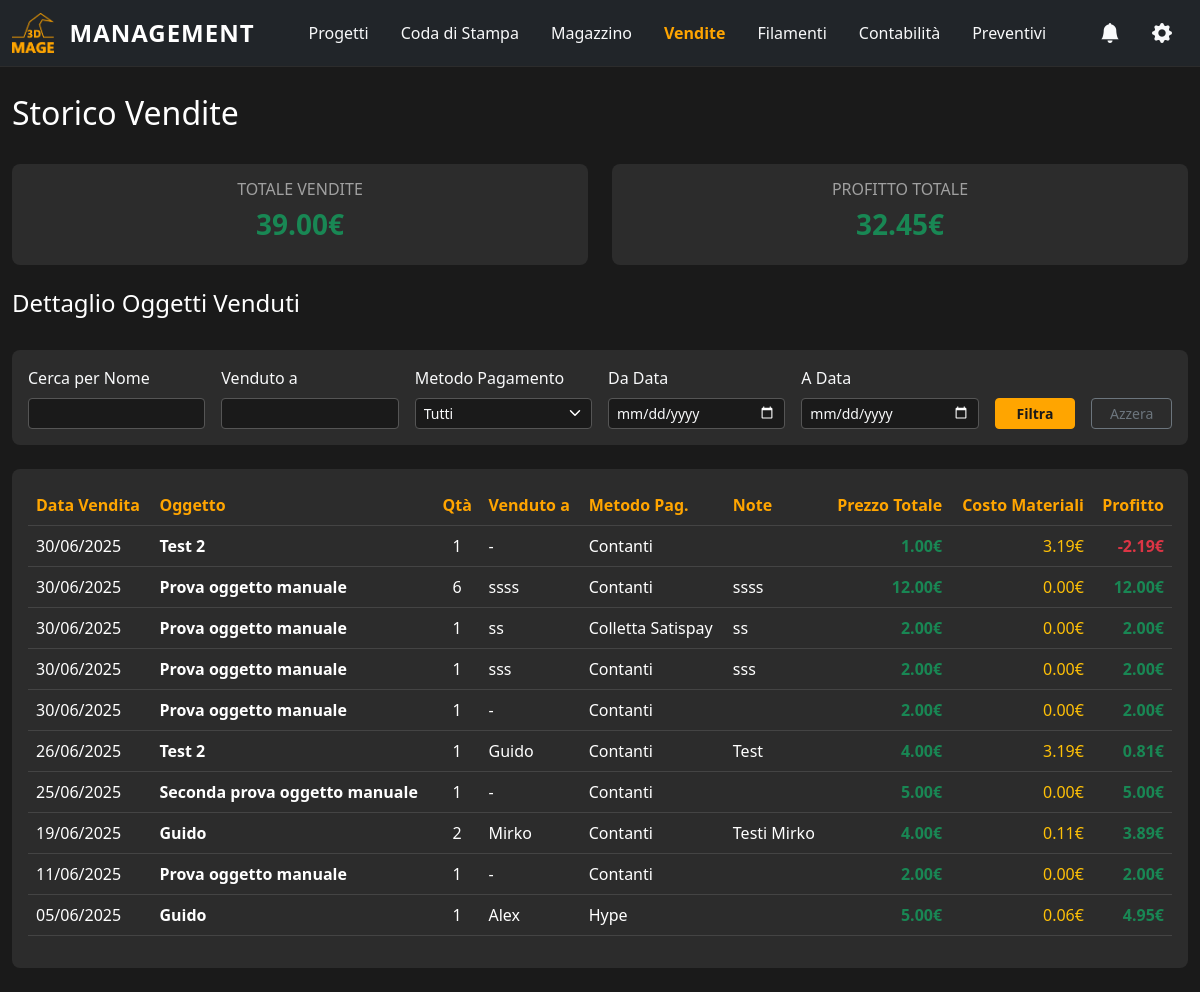
Before: /sales/ with the older database file.
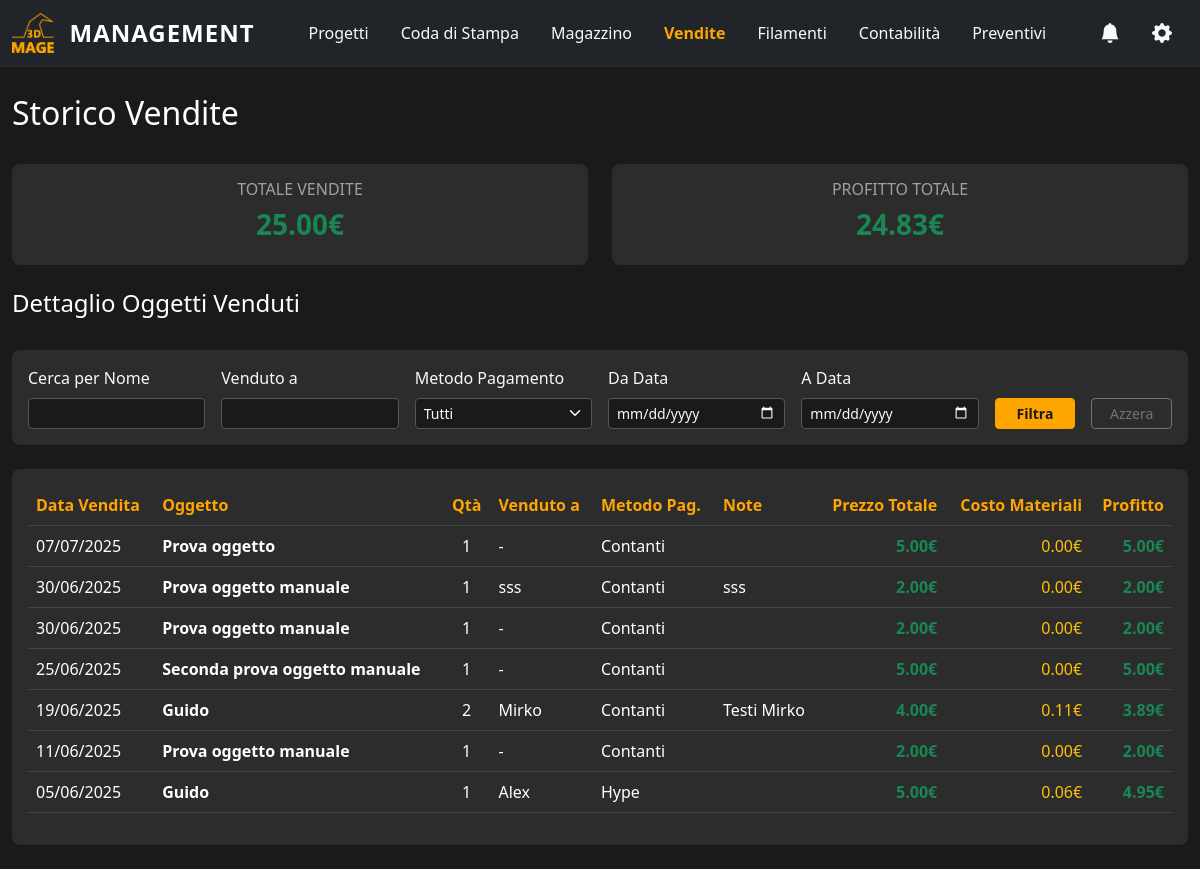
After: the same page with the newer database file.
### app_3dmage_management/models.py (models this page shows, shortened)
class StockItem(models.Model):
    class Status(models.TextChoices):
        POST_PROD = 'POST_PROD', 'Post-Produzione'
        IN_STOCK = 'IN_STOCK', 'A Magazzino'
        CONSIGNMENT = 'CONSIGNMENT', 'Conto Vendita'
        SOLD = 'SOLD', 'Venduto'
    project = models.ForeignKey(Project, on_delete=models.SET_NULL, null=True, blank=True, verbose_name="Progetto Originale")
    custom_id = models.CharField(max_length=10, null=True, blank=True, verbose_name="ID Personalizzato")
    name = models.CharField(max_length=200, verbose_name="Nome Oggetto")
    quantity = models.PositiveIntegerField(default=1, verbose_name="Quantità")
    status = models.CharField(max_length=20, choices=Status.choices, default=Status.POST_PROD, verbose_name="Stato")
    created_at = models.DateTimeField(auto_now_add=True, verbose_name="Aggiunto il")
    material_cost = models.DecimalField(max_digits=10, decimal_places=2, default=0.00, verbose_name="Costo Materiali")
    suggested_price = models.DecimalField(max_digits=10, decimal_places=2, default=0.00, verbose_name="Prezzo di Vendita Previsto")
    sold_at = models.DateField(null=True, blank=True, verbose_name="Data Vendita")
    sale_price = models.DecimalField(max_digits=10, decimal_places=2, null=True, blank=True, verbose_name="Prezzo di Vendita")
    payment_method = models.ForeignKey(PaymentMethod, on_delete=models.SET_NULL, null=True, blank=True, verbose_name="Metodo di Pagamento")
    sold_to = models.CharField(max_length=100, blank=True, verbose_name="Venduto a (o rimborsato da)")
    notes = models.TextField(blank=True, verbose_name="Note sulla vendita")
    class Meta:
        verbose_name = "Oggetto a Magazzino"
        verbose_name_plural = "Oggetti a Magazzino"
        ordering = ['-created_at']

class PaymentMethod(models.Model):
    name = models.CharField(max_length=100, unique=True, verbose_name="Nome Metodo")
    balance = models.DecimalField(max_digits=10, decimal_places=2, default=0.00, verbose_name="Saldo Attuale")
    def __str__(self):
        return self.name
    class Meta:
        verbose_name = "Metodo di Pagamento"
        verbose_name_plural = "Metodi di Pagamento"

### app_3dmage_management/views.py (the view, shortened to what this page needs)
# urls.py: path('sales/', views.sales_dashboard, name='sales_dashboard'),
def sales_dashboard(request):
    search_query = request.GET.get('q', '')
    sold_to_filter = request.GET.get('sold_to', '')
    payment_method_filter = request.GET.get('payment_method', '')
    notes_filter = request.GET.get('notes', '')
    start_date = request.GET.get('start_date', '')
    end_date = request.GET.get('end_date', '')
    sort_by = request.GET.get('sort', 'sold_at')
    order = request.GET.get('order', 'desc')
    order_prefix = '-' if order == 'desc' else ''
    sold_items_query = StockItem.objects.filter(status='SOLD').annotate(
        total_sale_price=F('sale_price') * F('quantity'),
        profit= (F('sale_price') * F('quantity')) - F('material_cost')
    ).select_related('project', 'payment_method')
    filter_summary_parts = []
    if search_query:
        sold_items_query = sold_items_query.filter(name__icontains=search_query)
        filter_summary_parts.append(f'Nome: "{search_query}"')
    if sold_to_filter:
        sold_items_query = sold_items_query.filter(sold_to__icontains=sold_to_filter)
        filter_summary_parts.append(f'Venduto a: "{sold_to_filter}"')
    if notes_filter:
        sold_items_query = sold_items_query.filter(notes__icontains=notes_filter)
        filter_summary_parts.append(f'Note: "{notes_filter}"')
    if start_date:
        sold_items_query = sold_items_query.filter(sold_at__gte=start_date)
        filter_summary_parts.append(f'Da: {start_date}')
    if end_date:
        sold_items_query = sold_items_query.filter(sold_at__lte=end_date)
        filter_summary_parts.append(f'A: {end_date}')
    filter_summary = ", ".join(filter_summary_parts)
    filters_applied = bool(filter_summary_parts)
    valid_sort_fields = ['sold_at', 'name', 'total_sale_price', 'material_cost', 'profit', 'sold_to']
    if sort_by not in valid_sort_fields:
        sort_by = 'sold_at'
    sold_items = sold_items_query.order_by(f'{order_prefix}{sort_by}')
    total_sales = sold_items_query.aggregate(total=Coalesce(Sum('total_sale_price'), Decimal('0.00')))['total']
    total_profit = sold_items_query.aggregate(total=Coalesce(Sum('profit'), Decimal('0.00')))['total']
    context = {
        'sold_items': sold_items,
        'page_title': 'Vendite',
        'all_payment_methods': PaymentMethod.objects.all(),
        'sale_edit_form': SaleEditForm(),
        'search_query': search_query,
        'start_date': start_date,
        'end_date': end_date,
        'sold_to_filter': sold_to_filter,
        'payment_method_filter': payment_method_filter,
        'notes_filter': notes_filter,
        'sort_by': sort_by,
        'order': order,
        'total_sales': total_sales,
        'total_profit': total_profit,
        'filters_applied': filters_applied,
        'filter_summary': filter_summary,
    }
    return render(request, 'app_3dmage_management/sales.html', context)

### app_3dmage_management/forms.py
class SaleEditForm(forms.ModelForm):
    payment_method = forms.ModelChoiceField(
        queryset=PaymentMethod.objects.all(),
        widget=forms.Select(attrs={'class': 'form-select'}),
        required=False,
        label="Metodo Pagamento",
        empty_label="--- DA PAGARE ---"
    )
    class Meta:
        model = StockItem
        fields = ['sold_at', 'sale_price', 'payment_method', 'sold_to', 'notes']
        widgets = {
            'sold_at': forms.DateInput(attrs={'type': 'date', 'class': 'form-control'}),
            'sale_price': forms.NumberInput(attrs={'class': 'form-control', 'step': '0.01'}),
            'sold_to': forms.TextInput(attrs={'class': 'form-control'}),
            'notes': forms.Textarea(attrs={'class': 'form-control', 'rows': 2}),
        }
        labels = { 'sold_at': 'Data Vendita', 'sale_price': 'Prezzo di Vendita (per unità)', 'payment_method': 'Metodo Pagamento', 'sold_to': 'Venduto a', 'notes': 'Note' }

### app_3dmage_management/templates/app_3dmage_management/sales.html (shortened to what the changed rows need)
{% extends "app_3dmage_management/base.html" %}
{% load static %}
{% block content %}
<div class="d-flex justify-content-between align-items-center mb-4">
    <h2 class="text-white">Storico Vendite</h2>
</div>
<div class="row mb-4">
    <div class="col-md-6 mb-3 mb-md-0">
        <div class="card bg-dark-card h-100">
            <div class="card-body text-center">
                <h6 class="text-muted">TOTALE VENDITE {% if filter_summary %}<span class="filter-summary">({{ filter_summary }})</span>{% endif %}</h6>
                <h3 class="text-success fw-bold">{{ total_sales|floatformat:2 }}€</h3>
            </div>
        </div>
    </div>
    <div class="col-md-6">
        <div class="card bg-dark-card h-100">
            <div class="card-body text-center">
                <h6 class="text-muted">PROFITTO TOTALE {% if filter_summary %}<span class="filter-summary">({{ filter_summary }})</span>{% endif %}</h6>
                <h3 class="fw-bold {% if total_profit > 0 %}text-success{% elif total_profit < 0 %}text-danger{% endif %}">{{ total_profit|floatformat:2 }}€</h3>
            </div>
        </div>
    </div>
</div>
<div class="card bg-dark-card mt-3">
    <div class="card-body">
        <div class="table-responsive">
            <table class="table table-dark table-hover align-middle">
                <thead>
                    <tr>
                        <th><a href="?sort=sold_at&order={% if sort_by == 'sold_at' and order == 'asc' %}desc{% else %}asc{% endif %}&{{ request.GET.urlencode|cut:'sort'|cut:'order' }}">Data Vendita</a></th>
                        <th><a href="?sort=name&order={% if sort_by == 'name' and order == 'asc' %}desc{% else %}asc{% endif %}&{{ request.GET.urlencode|cut:'sort'|cut:'order' }}">Oggetto</a></th>
                        <th class="text-center">Qtà</th>
                        <th><a href="?sort=sold_to&order={% if sort_by == 'sold_to' and order == 'asc' %}desc{% else %}asc{% endif %}&{{ request.GET.urlencode|cut:'sort'|cut:'order' }}">Venduto a</a></th>
                        <th>Metodo Pag.</th>
                        <th>Note</th>
                        <th class="text-end"><a href="?sort=total_sale_price&order={% if sort_by == 'total_sale_price' and order == 'asc' %}desc{% else %}asc{% endif %}&{{ request.GET.urlencode|cut:'sort'|cut:'order' }}">Prezzo Totale</a></th>
                        <th class="text-end"><a href="?sort=material_cost&order={% if sort_by == 'material_cost' and order == 'asc' %}desc{% else %}asc{% endif %}&{{ request.GET.urlencode|cut:'sort'|cut:'order' }}">Costo Materiali</a></th>
                        <th class="text-end"><a href="?sort=profit&order={% if sort_by == 'profit' and order == 'asc' %}desc{% else %}asc{% endif %}&{{ request.GET.urlencode|cut:'sort'|cut:'order' }}">Profitto</a></th>
                    </tr>
                </thead>
                <tbody>
                    {% for item in sold_items %}
                    <tr style="cursor: pointer;" class="{% if not item.payment_method %}table-danger{% endif %}" data-bs-toggle="modal" data-bs-target="#editSaleModal" data-item-id="{{ item.id }}">
                        <td>{{ item.sold_at|date:"d/m/Y" }}</td>
                        <td class="fw-bold">{{ item.name }}</td>
                        <td class="text-center">{{ item.quantity }}</td>
                        <td>{{ item.sold_to|default:"-" }}</td>
                        <td>
                            {% if item.payment_method %}
                                {{ item.payment_method.name }}
                            {% else %}
                                <strong class="text-danger">DA PAGARE</strong>
                            {% endif %}
                        </td>
                        <td>{{ item.notes|truncatechars:20 }}</td>
                        <td class="text-end text-success fw-bold">{{ item.total_sale_price|floatformat:2 }}€</td>
                        <td class="text-end text-warning">{{ item.material_cost|floatformat:2 }}€</td>
                        <td class="text-end fw-bold {% if item.profit > 0 %}text-success{% elif item.profit < 0 %}text-danger{% endif %}">{{ item.profit|floatformat:2 }}€</td>
                    </tr>
                    {% empty %}
                    <tr>
                        <td colspan="9" class="text-center py-5">
                            <p class="lead">Nessun articolo venduto trovato per i filtri selezionati.</p>
                        </td>
                    </tr>
                    {% endfor %}
                </tbody>
            </table>
        </div>
    </div>
</div>
{% endblock %}

Changed rows visible on the page:
removed StockItem: sold_at "30/06/2025", name "Test 2", quantity "1", sold_to "-", payment_method.name "Contanti", total_sale_price "1.00", material_cost "3.19", profit "-2.19"
no longer on this page (row edited): StockItem: sold_at "30/06/2025", name "Prova oggetto manuale", quantity "6", sold_to "ssss", payment_method.name "Contanti", notes "ssss", total_sale_price "12.00", material_cost "0.00", profit "12.00"
removed StockItem: sold_at "30/06/2025", name "Prova oggetto manuale", quantity "1", sold_to "ss", payment_method.name "Colletta Satispay", notes "ss", total_sale_price "2.00", material_cost "0.00", profit "2.00"
removed StockItem: sold_at "26/06/2025", name "Test 2", quantity "1", sold_to "Guido", payment_method.name "Contanti", notes "Test", total_sale_price "4.00", material_cost "3.19", profit "0.81"
added StockItem: sold_at "07/07/2025", name "Prova oggetto", quantity "1", sold_to "-", payment_method.name "Contanti", total_sale_price "5.00", material_cost "0.00", profit "5.00"
Other visible differences:
{{ total_sales|floatformat:2 }}: "39.00" → "25.00"
{{ total_profit|floatformat:2 }}: "32.45" → "24.83"
